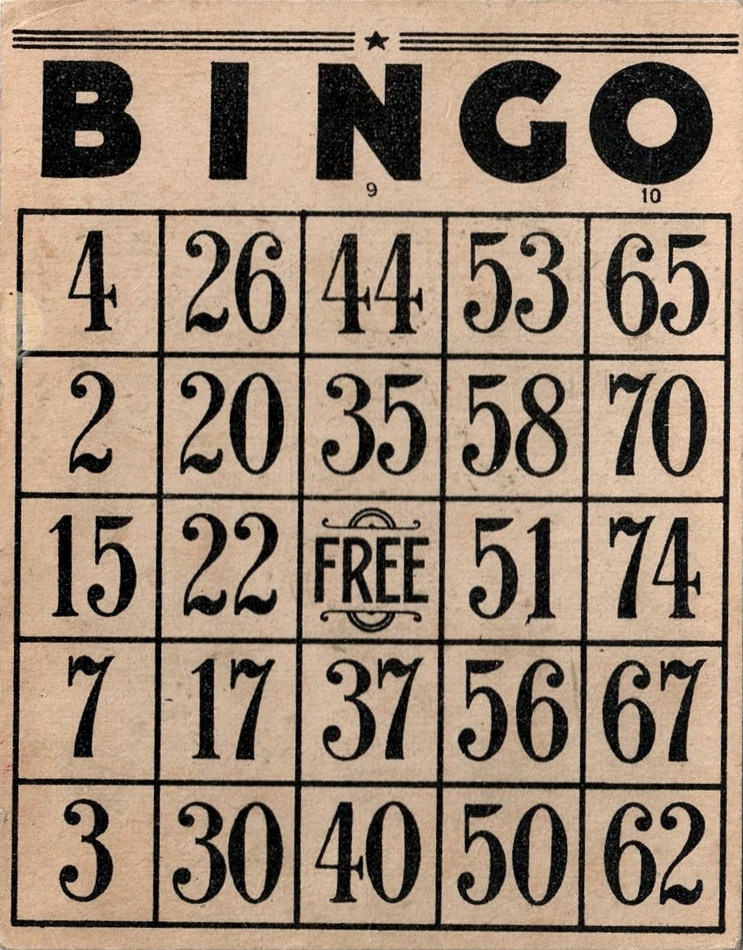
#> input picture gradients/bingo.jpg, 743 x 950 px, shrunk from 908 x 1161 before the run
$ python gradients.py   (older library calls are emulated)
#> lines starting #> are read from the running program, lines starting #| are printed output that depends on the picture
import cv2
import numpy as np
from matplotlib import pyplot as plt

img = cv2.imread('bingo.jpg',0)
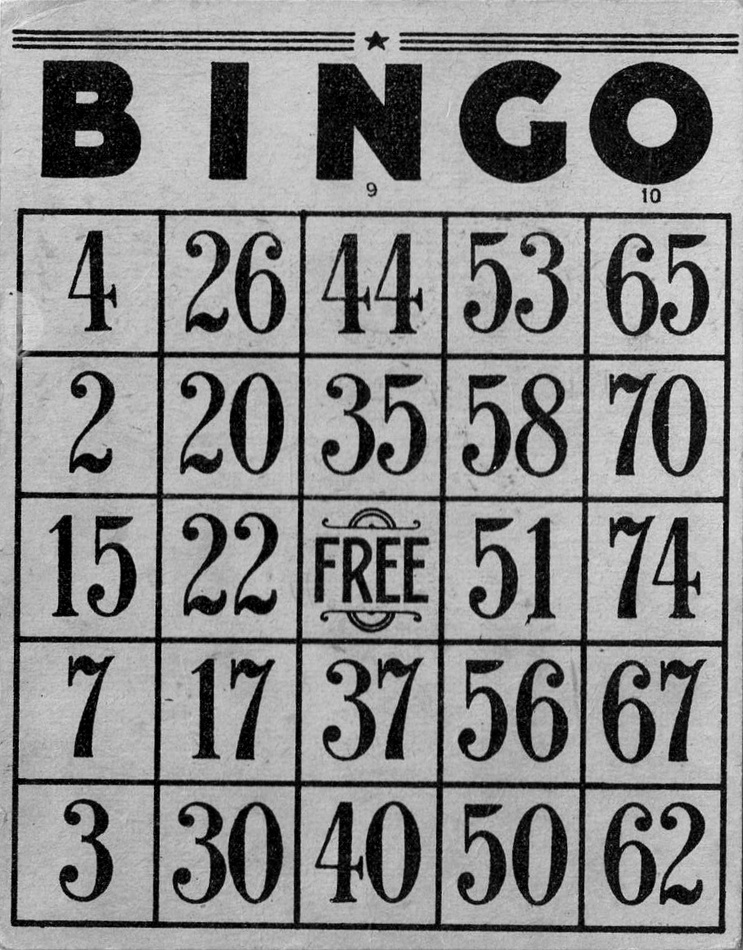
#> img: shape (950, 743); min 0, max 252, mean 138.6

laplacian = cv2.Laplacian(img,cv2.CV_64F)
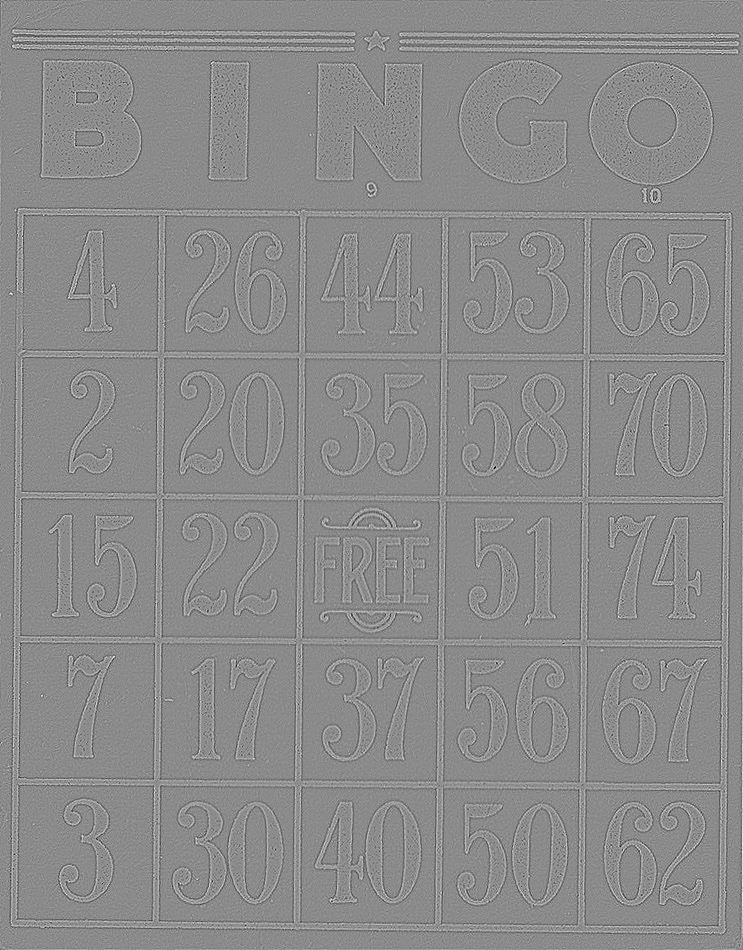
#> laplacian: shape (950, 743) float64; min -307, max 256, mean 0.1; drawn with min black and max white
scharrx = cv2.Sobel(img,cv2.CV_64F,1,0,ksize=-1)
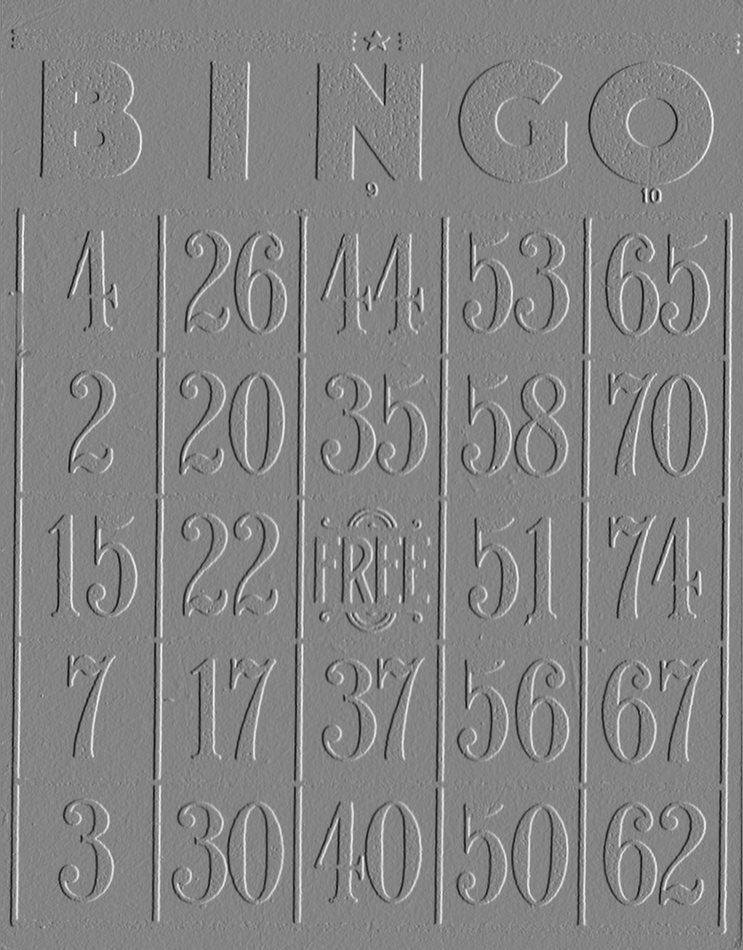
#> scharrx: shape (950, 743) float64; min -3522, max 3265, mean -0.6; drawn with min black and max white
scharry = cv2.Sobel(img,cv2.CV_64F,0,1,ksize=-1)
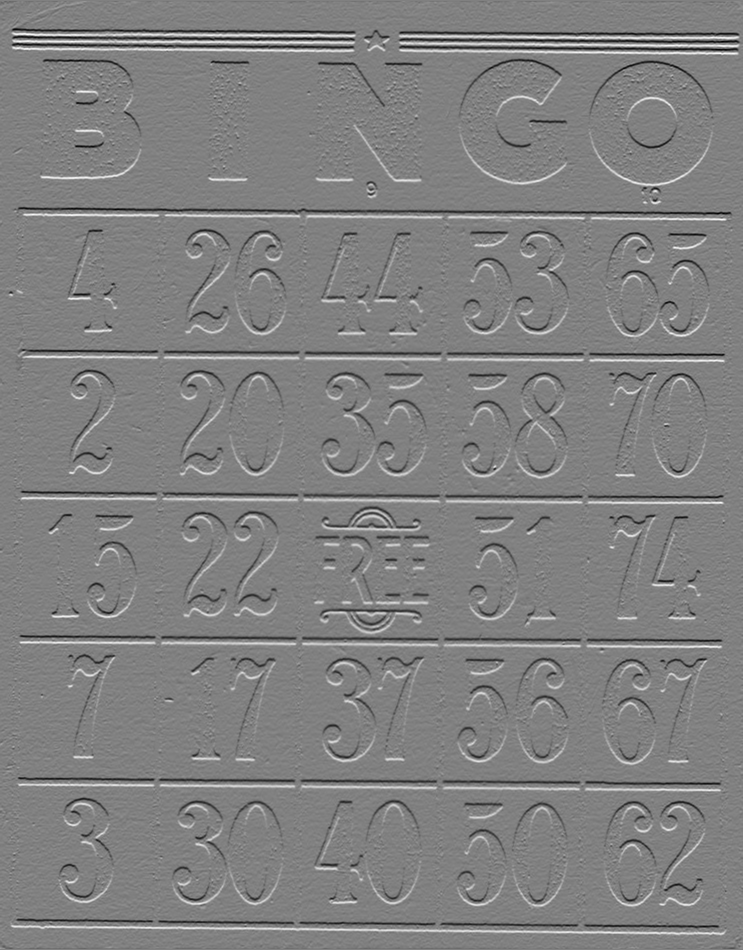
#> scharry: shape (950, 743) float64; min -3336, max 3269, mean -0.8; drawn with min black and max white

plt.subplot(2,2,1),plt.imshow(img,cmap = 'gray')
plt.title('Original'), plt.xticks([]), plt.yticks([])
plt.subplot(2,2,2),plt.imshow(laplacian,cmap = 'gray')
plt.title('Laplacian'), plt.xticks([]), plt.yticks([])
plt.subplot(2,2,3),plt.imshow(scharrx,cmap = 'gray')
plt.title('Scharr  X'), plt.xticks([]), plt.yticks([])
plt.subplot(2,2,4),plt.imshow(scharry,cmap = 'gray')
plt.title('Scharr  Y'), plt.xticks([]), plt.yticks([])

plt.show()
